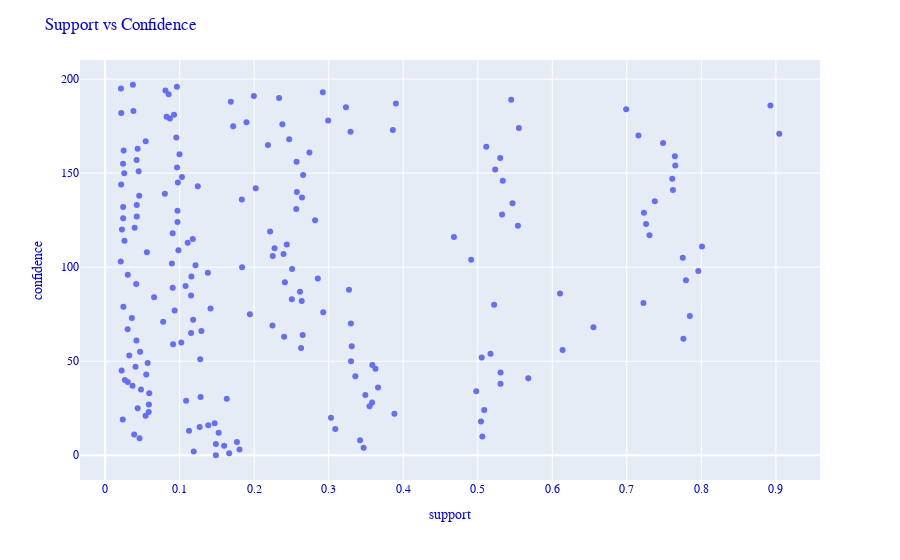

Source (notebook cell):
### Code cell
fig=px.scatter(rules['support'], rules['confidence'])
fig.update_layout(
    xaxis_title="support",
    yaxis_title="confidence",
   
    font_family="Courier New",
    font_color="blue",
    title_font_family="Times New Roman",
    title_font_color="red",
    title=('Support vs Confidence')
    
)

fig.show()

### Figure 1 — Plotly figure (JSON) as saved in the notebook; plotly's stock layout.template omitted (floating-point values rounded to 4 significant figures; data arrays with more than 128 entries replaced by an {"elided": "..."} marker saying what was removed)
{"data": [{"hovertemplate": "x=%{x}<br>index=%{y}<extra></extra>", "legendgroup": "", "marker": {"color": "#636efa", "symbol": "circle"}, "mode": "markers", "name": "", "orientation": "h", "showlegend": false, "type": "scatter", "x": {"elided": "198 float values"}, "xaxis": "x", "y": {"elided": "198 int values"}, "yaxis": "y"}], "layout": {"font": {"color": "blue", "family": "Courier New"}, "legend": {"tracegroupgap": 0}, "margin": {"t": 60}, "title": {"text": "Support vs Confidence"}, "xaxis": {"anchor": "y", "domain": [0, 1], "title": {"text": "support"}}, "yaxis": {"anchor": "x", "domain": [0, 1], "title": {"text": "confidence"}}}}
